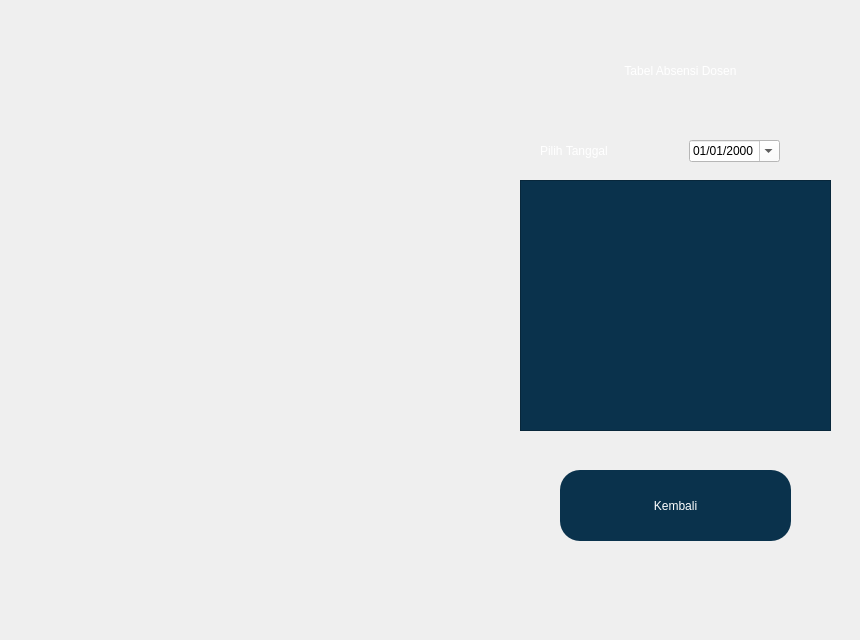
   <widget class="QWidget" name="tab_6">
    <attribute name="title">
     <string>Reports</string>
    </attribute>
    <widget class="QLabel" name="label_16">
     <property name="geometry">
      <rect>
       <x>0</x>
       <y>0</y>
       <width>851</width>
       <height>631</height>
      </rect>
     </property>
     <property name="text">
      <string/>
     </property>
     <property name="pixmap">
      <pixmap>MainForm.png</pixmap>
     </property>
     <property name="scaledContents">
      <bool>true</bool>
     </property>
     <property name="alignment">
      <set>Qt::AlignCenter</set>
     </property>
     <property name="wordWrap">
      <bool>true</bool>
     </property>
    </widget>
    <widget class="QLabel" name="label_17">
     <property name="geometry">
      <rect>
       <x>560</x>
       <y>30</y>
       <width>241</width>
       <height>81</height>
      </rect>
     </property>
     <property name="styleSheet">
      <string notr="true">color: rgb(255, 255, 255);
font: 75 24pt &quot;Times New Roman&quot;;
background-color: rgba(255, 255, 255, 0);</string>
     </property>
     <property name="text">
      <string>Tabel Absensi Dosen</string>
     </property>
     <property name="scaledContents">
      <bool>false</bool>
     </property>
     <property name="alignment">
      <set>Qt::AlignCenter</set>
     </property>
     <property name="wordWrap">
      <bool>true</bool>
     </property>
    </widget>
    <widget class="QLabel" name="label_18">
     <property name="geometry">
      <rect>
       <x>540</x>
       <y>130</y>
       <width>141</width>
       <height>41</height>
      </rect>
     </property>
     <property name="styleSheet">
      <string notr="true">color: rgb(255, 255, 255);
font: 75 18pt &quot;Times New Roman&quot;;
background-color: rgba(255, 255, 255, 0);</string>
     </property>
     <property name="text">
      <string>Pilih Tanggal</string>
     </property>
     <property name="scaledContents">
      <bool>false</bool>
     </property>
     <property name="alignment">
      <set>Qt::AlignLeading|Qt::AlignLeft|Qt::AlignVCenter</set>
     </property>
     <property name="wordWrap">
      <bool>true</bool>
     </property>
    </widget>
    <widget class="QDateEdit" name="dateEdit">
     <property name="enabled">
      <bool>true</bool>
     </property>
     <property name="geometry">
      <rect>
       <x>689</x>
       <y>140</y>
       <width>91</width>
       <height>22</height>
      </rect>
     </property>
     <property name="font">
      <font>
       <weight>50</weight>
       <bold>false</bold>
      </font>
     </property>
     <property name="styleSheet">
      <string notr="true">background-color: rgb(255, 255, 255);
color: rgb(0,0,0)</string>
     </property>
     <property name="currentSection">
      <enum>QDateTimeEdit::DaySection</enum>
     </property>
     <property name="displayFormat">
      <string>dd/MM/yyyy</string>
     </property>
     <property name="calendarPopup">
      <bool>true</bool>
     </property>
     <property name="date">
      <date>
       <year>2000</year>
       <month>1</month>
       <day>1</day>
      </date>
     </property>
    </widget>
    <widget class="QTableWidget" name="REPORTS">
     <property name="geometry">
      <rect>
       <x>520</x>
       <y>180</y>
       <width>311</width>
       <height>251</height>
      </rect>
     </property>
     <property name="styleSheet">
      <string notr="true">background-color: rgb(10, 50, 76);</string>
     </property>
    </widget>
    <widget class="QPushButton" name="REPORTSBACK">
     <property name="geometry">
      <rect>
       <x>560</x>
       <y>470</y>
       <width>231</width>
       <height>71</height>
      </rect>
     </property>
     <property name="styleSheet">
      <string notr="true">QPushButton#REPORTSBACK {
	font: 75 10pt &quot;Times New Roman&quot;;
	background-color: rgb(10, 50, 76);
	border-radius:20px;
	border-bottom: rgba(0,0,0,100);
	color: rgb(255, 255, 255);
}

QPushButton#REPORTSBACK:hover {
	background-color: rgb(10, 60, 76);

}
</string>
     </property>
     <property name="text">
      <string>Kembali</string>
     </property>
    </widget>
   </widget>
